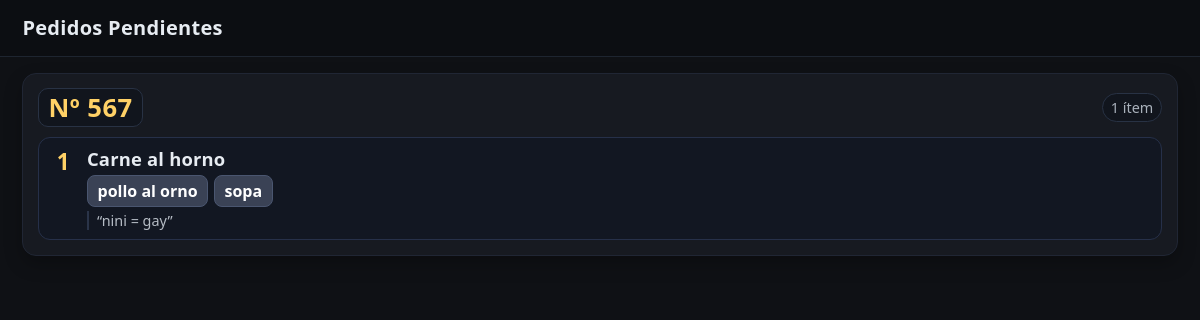
The app's page /pedidos_pendientes/, older data.
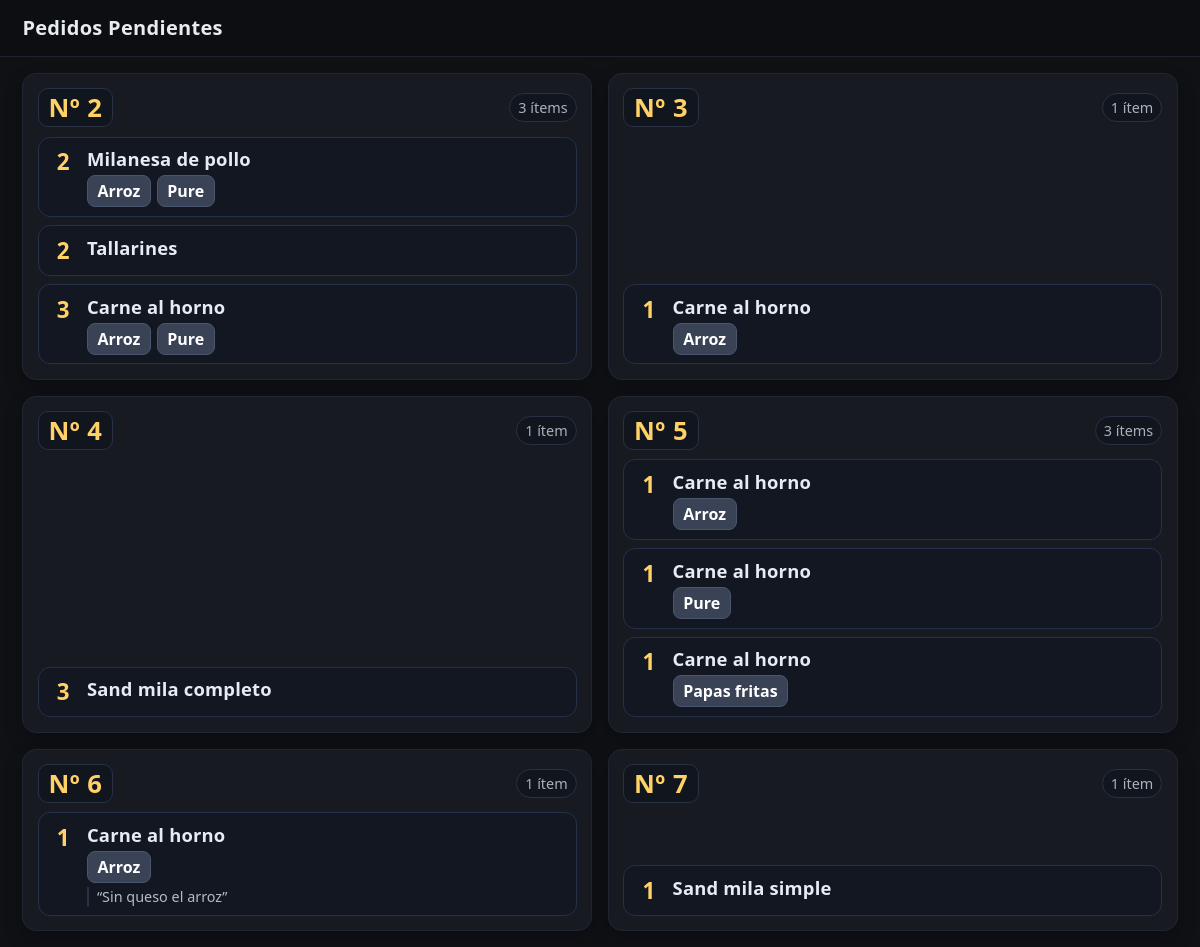
The same page, newer data.
### comandas/models.py (models this page shows, shortened)
class Pedido(models.Model):
    numero = models.PositiveIntegerField(unique=True)
    ESTADO_CHOICES = [
        ('borrador', 'Borrador'),
        ('pendiente', 'Pendiente'),
        ('entregado', 'Entregado'),
    ]
    estado = models.CharField(max_length=20, choices=ESTADO_CHOICES, default='pendiente')

class ItemPedido(models.Model):
    pedido = models.ForeignKey(Pedido, on_delete=models.CASCADE, related_name='items')
    plato = models.ForeignKey(Plato, on_delete=models.CASCADE)
    cantidad = models.PositiveSmallIntegerField(default=1) #type: ignore
    guarniciones = models.ManyToManyField(Guarnicion, blank=True)
    para_llevar = models.BooleanField(default=False) #type: ignore
    comentario = models.TextField(
        blank=True,
        help_text="Personalización del plato (sin sal, extra queso, etc.)"
    )

class Plato(models.Model):
    nombre = models.CharField(max_length=100)

class Guarnicion(models.Model):
    nombre = models.CharField(max_length=100)
    def __str__(self):
        return self.nombre

### comandas/views.py (the view)
# urls.py: path('pedidos_pendientes/', pedidos_pendientes, name='pedidos_pendientes'),
def pedidos_pendientes(request):
    pedidos = Pedido.objects.filter(estado__iexact='pendiente').prefetch_related('items__guarniciones', 'items__plato')
    return render(request, 'comandas/pedidos_pendientes.html', {'pedidos': pedidos})

### comandas/templates/comandas/pedidos_pendientes.html (shortened to what this page needs)
{% load static %}
<!DOCTYPE html>
<html lang="es">
<head>
  <link rel="stylesheet" href="{% static 'comandas/css/styles.css' %}">
</head>
<body>
  <header>
    <h1 class="page-title">Pedidos Pendientes</h1>
  </header>
  <div class="wrapper">
    <div id="grid-pendientes"
         hx-get="{% url 'pendientes_fragment' %}"
         hx-trigger="load, every 2s"
         hx-swap="innerHTML">
      {% include "comandas/_pendientes_grid.html" with pedidos=pedidos %}
    </div>
  </div>
</body>
</html>

### comandas/templates/comandas/_pendientes_grid.html (shortened to what this page needs)
{% if pedidos %}
  <div class="grid-pedidos">
    {% for pedido in pedidos %}
      <section class="card">
        <div class="card-head">
          <div class="badge-num">Nº {{ pedido.numero }}</div>
          <div class="meta">
            <span class="pill">{{ pedido.items.count }} ítem{{ pedido.items.count|pluralize:"s" }}</span>
          </div>
        </div>
        <div class="items">
          {% for item in pedido.items.all %}
            <div class="item-row">
              <div class="qty">{{ item.cantidad }}</div>
              <div class="main">
                <div class="plato">{{ item.plato.nombre }}</div>
                {% if item.guarniciones.all %}
                  <div class="chips">
                    {% for g in item.guarniciones.all %}
                      <span class="chip">{{ g }}</span>
                    {% endfor %}
                  </div>
                {% endif %}
                {% if item.comentario %}
                  <div class="coment">“{{ item.comentario }}”</div>
                {% endif %}
              </div>
            </div>
          {% endfor %}
        </div>
      </section>
    {% endfor %}
  </div>
{% else %}
  <p class="empty">No hay pedidos pendientes.</p>
{% endif %}

Row changes from the older to the newer data that the page shows:
removed Pedido: numero "567", items.count "1"
removed ItemPedido: cantidad "1", plato.nombre "Carne al horno", comentario "nini = gay", shown under "567"
removed Guarnicion: nombre "pollo al orno", shown under "1"
removed Guarnicion: nombre "sopa", shown under "1"
added Pedido: numero "2", items.count "3"
added ItemPedido: cantidad "2", plato.nombre "Milanesa de pollo"
added Guarnicion: nombre "Arroz"
added Guarnicion: nombre "Pure"
added ItemPedido: cantidad "2", plato.nombre "Tallarines"
added ItemPedido: cantidad "3", plato.nombre "Carne al horno", shown under "2"
added Pedido: numero "3", items.count "1"
added ItemPedido: cantidad "1", plato.nombre "Carne al horno", shown under "3"
added Pedido: numero "4", items.count "1"
added ItemPedido: cantidad "3", plato.nombre "Sand mila completo", shown under "4"
added Pedido: numero "5", items.count "3"
added ItemPedido: cantidad "1", plato.nombre "Carne al horno", shown under "5"
added ItemPedido: cantidad "1", plato.nombre "Carne al horno", shown under "5"
added ItemPedido: cantidad "1", plato.nombre "Carne al horno", shown under "5"
added Guarnicion: nombre "Papas fritas", shown under "1"
added Pedido: numero "6", items.count "1"
added ItemPedido: cantidad "1", plato.nombre "Carne al horno", comentario "Sin queso el arroz", shown under "6"
added Pedido: numero "7", items.count "1"
added ItemPedido: cantidad "1", plato.nombre "Sand mila simple", shown under "7"
